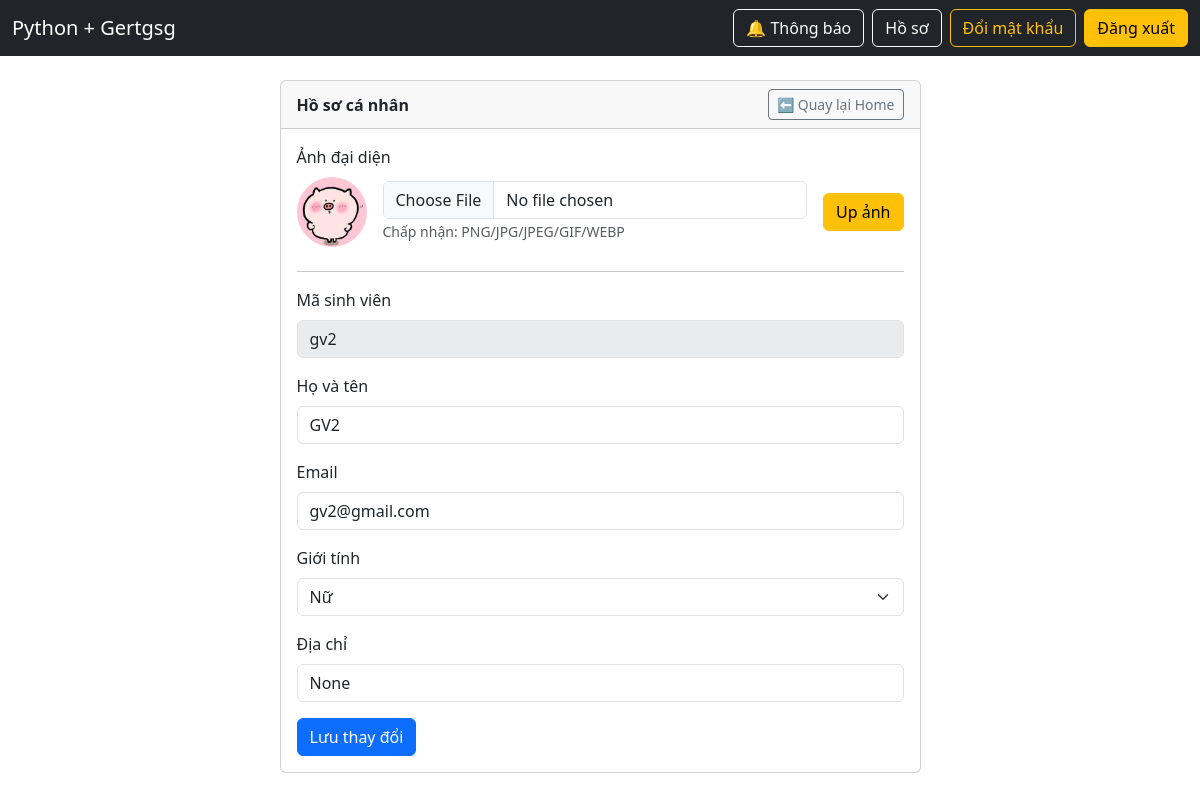
/account/profile (signed in), run on the app's committed database.
### models.py (models this page shows, shortened)
class Student(UserMixin, db.Model):
    __tablename__ = "students"
    id = db.Column(db.Integer, primary_key=True)
    ma_sv = db.Column(db.String(50), unique=True, nullable=False, index=True)
    ten_sv = db.Column(db.String(255), nullable=False, index=True)
    email = db.Column(db.String(255), unique=True, nullable=False, index=True)
    mat_khau = db.Column(db.String(255), nullable=False)
    role = db.Column(db.String(20), nullable=False, default="student", index=True)
    avatar = db.Column(db.String(255), nullable=True)
    gioi_tinh = db.Column(db.String(10), nullable=True)
    dia_chi = db.Column(db.Text, nullable=True)
    failed_attempts = db.Column(db.Integer, nullable=False, default=0)
    last_failed_at = db.Column(db.DateTime, nullable=True)
    lock_until = db.Column(db.DateTime, nullable=True)
    class_id = db.Column(
        db.Integer,
        db.ForeignKey("classes.id", ondelete="SET NULL"),
        nullable=True,
        index=True,
    )
    class_ = db.relationship("Class", back_populates="students")
    teaching_classes = db.relationship(
        "Class",
        secondary=teacher_classes,
        back_populates="teachers",
        lazy="subquery",
    )

### account_routes.py (the view, shortened to what this page needs)
@account_bp.route("/profile", methods=["GET", "POST"])
@login_required
def profile():
    if request.method == "GET":
        return render_template("account/profile.html")

### app.py (called while the page is built)
@app.context_processor
def inject_csrf():
    def form_csrf_token():
        return Markup(f'<input type="hidden" name="csrf_token" value="{generate_csrf()}">')
    return dict(form_csrf_token=form_csrf_token)

@login_manager.user_loader
def load_user(user_id: str):
    try:
        return Student.query.get(int(user_id))
    except Exception:
        return None

@app.context_processor
def inject_noti_count():
    if current_user.is_authenticated:
        count = Notification.query.filter_by(user_id=current_user.id, is_read=False).count()
        return {"noti_unread_count": count}
    return {"noti_unread_count": 0}

### templates/account/profile.html (shortened to what this page needs)
{% extends "base.html" %}
{% set title="Hồ sơ" %}
{% block content %}
<div class="row justify-content-center">
  <div class="col-lg-7">
    <div class="card">
      <div class="card-header d-flex justify-content-between align-items-center">
        <b>Hồ sơ cá nhân</b>
        <a class="btn btn-outline-secondary btn-sm" href="{{ url_for('students_index') }}">⬅ Quay lại Home</a>
      </div>
      <div class="card-body">
        <form method="POST" enctype="multipart/form-data" class="mb-4">
          <label class="form-label">Ảnh đại diện</label>
          <div class="d-flex align-items-center gap-3">
            {% if current_user.avatar %}
              <img src="{{ url_for('static', filename='uploads/' ~ current_user.avatar) }}"
                   width="70" height="70" style="border-radius:50%;object-fit:cover;">
            {% else %}
              <div style="width:70px;height:70px;border-radius:50%;background:#ddd;"></div>
            {% endif %}
            <div class="flex-grow-1">
              <input class="form-control" type="file" name="avatar"
                     accept=".png,.jpg,.jpeg,.gif,.webp" required>
              <small class="text-muted">Chấp nhận: PNG/JPG/JPEG/GIF/WEBP</small>
            </div>
            <button class="btn btn-warning" type="submit">Up ảnh</button>
          </div>
        </form>
        <hr>
        <form method="POST">
          <div class="mb-3">
            <label class="form-label">Mã sinh viên</label>
            <input class="form-control" value="{{ current_user.ma_sv }}" disabled>
          </div>
          <div class="mb-3">
            <label class="form-label">Họ và tên</label>
            <input class="form-control" name="ten_sv" value="{{ current_user.ten_sv or '' }}" required>
          </div>
          <div class="mb-3">
            <label class="form-label">Email</label>
            <input class="form-control" name="email" type="email" value="{{ current_user.email or '' }}" required>
          </div>
          <div class="mb-3">
            <label class="form-label">Giới tính</label>
            <select class="form-select" name="gioi_tinh">
              <option value="Nữ" {% if current_user.gioi_tinh == "Nữ" %}selected{% endif %}>Nữ</option>
            </select>
          </div>
          <div class="mb-3">
            <label class="form-label">Địa chỉ</label>
            <input class="form-control" name="dia_chi" value="{{ current_user.dia_chi or '' }}">
          </div>
          <button class="btn btn-primary">Lưu thay đổi</button>
        </form>
      </div>
    </div>
  </div>
</div>
{% endblock %}

### data on the page
Student: avatar (picture), ma_sv "gv2", ten_sv "GV2", email "gv2@gmail.com", gioi_tinh "Nữ", dia_chi "None"
